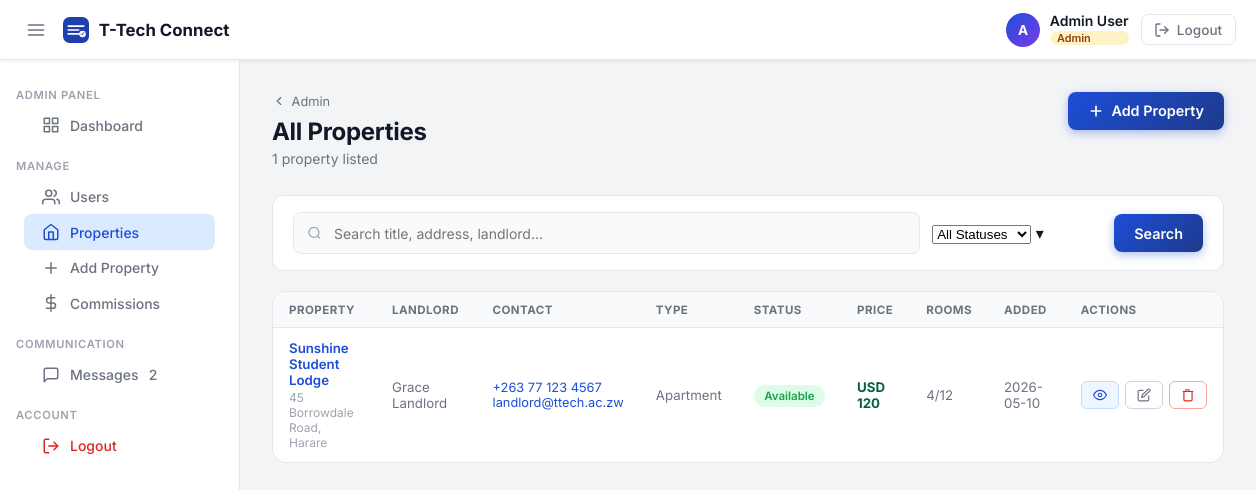
The page /admin/properties (signed in) on the database its author committed.
### tables this page shows
CREATE TABLE properties (
                id INTEGER PRIMARY KEY AUTOINCREMENT,
                landlord_id INTEGER NOT NULL,
                title TEXT NOT NULL,
                property_type TEXT DEFAULT 'apartment',
                description TEXT,
                status TEXT DEFAULT 'available',
                is_shared INTEGER DEFAULT 0,
                total_rooms INTEGER DEFAULT 1,
                available_rooms INTEGER DEFAULT 1,
                bathrooms INTEGER DEFAULT 1,
                price_per_month REAL NOT NULL,
                currency TEXT DEFAULT 'USD',
                address TEXT,
                city TEXT,
                country TEXT DEFAULT 'Zimbabwe',
                latitude REAL,
                longitude REAL,
                services TEXT DEFAULT '[]',
                contact_phone TEXT,
                contact_email TEXT,
                is_active INTEGER DEFAULT 1,
                created_at TIMESTAMP DEFAULT CURRENT_TIMESTAMP,
                updated_at TIMESTAMP DEFAULT CURRENT_TIMESTAMP, nearby_landmark TEXT DEFAULT '',
                FOREIGN KEY (landlord_id) REFERENCES users(id)
            );

CREATE TABLE users (
                id INTEGER PRIMARY KEY AUTOINCREMENT,
                full_name TEXT NOT NULL,
                email TEXT UNIQUE NOT NULL,
                password_hash TEXT NOT NULL,
                role TEXT DEFAULT 'student',
                is_active INTEGER DEFAULT 1,
                created_at TIMESTAMP DEFAULT CURRENT_TIMESTAMP,
                last_login TIMESTAMP
            , phone TEXT, last_seen TIMESTAMP);

### Backend/app.py (the view)
@app.route('/admin/properties')
@admin_required
def admin_properties():
    q             = request.args.get('q', '').strip()
    status_filter = request.args.get('status', '').strip()
    filters = ["p.is_active=1"]
    params  = []
    if q:
        filters.append("(p.title LIKE ? OR p.address LIKE ? OR u.full_name LIKE ?)")
        params += [f'%{q}%', f'%{q}%', f'%{q}%']
    if status_filter:
        filters.append("p.status=?")
        params.append(status_filter)
    with get_db() as conn:
        props = conn.execute(
            f"SELECT p.*,u.full_name AS landlord_name FROM properties p "
            f"JOIN users u ON p.landlord_id=u.id WHERE {' AND '.join(filters)} "
            f"ORDER BY p.created_at DESC", params
        ).fetchall()
    prop_list = [{**dict(p), 'services': json.loads(p['services'] or '[]')} for p in props]
    return render_template('admin_properties.html', properties=prop_list,
                           q=q, status_filter=status_filter, **_admin_common())

### Backend/app.py (called while the page is built)
def get_db():
    os.makedirs(os.path.dirname(DB_PATH), exist_ok=True)
    conn = sqlite3.connect(DB_PATH)
    conn.row_factory = sqlite3.Row
    return conn

def admin_required(f):
    @wraps(f)
    def decorated(*args, **kwargs):
        if 'user_id' not in session:
            return redirect(url_for('login'))
        if session.get('user_role') != 'admin':
            flash('Admin access required.', 'error')
            return redirect(url_for('dashboard'))
        return f(*args, **kwargs)
    return decorated

def get_unread_count(user_id):
    with get_db() as conn:
        row = conn.execute("""
            SELECT COUNT(*) as cnt FROM messages m
            JOIN conversation_members cm
                ON m.conversation_id = cm.conversation_id AND cm.user_id = ?
            WHERE m.sender_id != ?
              AND (m.sent_at > cm.last_read_at OR cm.last_read_at IS NULL)
              AND m.is_deleted = 0
        """, (user_id, user_id)).fetchone()
        return row['cnt'] if row else 0

def _admin_common():
    return dict(user_name=session.get('user_name'), user_role=session.get('user_role'),
                unread_count=get_unread_count(session['user_id']))

### Frontend/templates/admin_properties.html (shortened to what this page needs)
<!DOCTYPE html>
<html lang="en">
<head>
  <link rel="stylesheet" href="{{ url_for('static', filename='css/landlord.css') }}" />
  <link rel="stylesheet" href="{{ url_for('static', filename='css/admin.css') }}" />
</head>
<body>
{% include '_topbar.html' %}
<div class="layout">
  {% include '_sidebar.html' %}
  <main class="page-main">
    <div class="page-header">
      <div>
        <a href="/admin" class="back-crumb">
          <svg width="14" height="14" viewBox="0 0 24 24" fill="none" stroke="currentColor" stroke-width="2" stroke-linecap="round"><polyline points="15 18 9 12 15 6"/></svg>
          Admin
        </a>
        <h1 class="page-title">All Properties</h1>
        <p class="page-sub">{{ properties|length }} propert{{ 'ies' if properties|length != 1 else 'y' }} listed</p>
      </div>
      <a href="/landlord/property/new" class="btn-primary">
        <svg width="16" height="16" viewBox="0 0 24 24" fill="none" stroke="currentColor" stroke-width="2.5" stroke-linecap="round"><line x1="12" y1="5" x2="12" y2="19"/><line x1="5" y1="12" x2="19" y2="12"/></svg>
        Add Property
      </a>
    </div>
    <div class="admin-filter-bar">
      <form method="GET" action="/admin/properties" class="admin-filter-form">
        <div class="search-input-wrap" style="flex:1;min-width:200px">
          <input type="text" name="q" value="{{ q }}" class="search-input" placeholder="Search title, address, landlord…" />
        </div>
        <div class="select-wrap" style="width:170px">
          <select name="status" class="field-input" onchange="this.form.submit()">
            <option value="">All Statuses</option>
          </select>
          <span class="select-arrow">▾</span>
        </div>
        <button type="submit" class="btn-primary" style="display:flex;align-items:center;gap:.4rem">Search</button>
      </form>
    </div>
    <div class="admin-panel">
      <table class="admin-table">
        <thead>
          <tr>
            <th>Property</th>
            <th>Landlord</th>
            <th>Contact</th>
            <th>Type</th>
            <th>Status</th>
            <th>Price</th>
            <th>Rooms</th>
            <th>Added</th>
            <th>Actions</th>
          </tr>
        </thead>
        <tbody>
          {% for p in properties %}
          <tr id="prop-row-{{ p.id }}">
            <td>
              <a href="/landlord/property/{{ p.id }}" class="cell-main cell-link">{{ p.title }}</a>
              <div class="cell-sub">{{ p.address or p.city or '—' }}</div>
            </td>
            <td class="cell-muted">{{ p.landlord_name }}</td>
            <td>
              {% if p.contact_phone %}
              <a href="tel:{{ p.contact_phone }}" class="cell-link" style="display:block;font-size:.8rem">{{ p.contact_phone }}</a>
              {% endif %}
              {% if p.contact_email %}
              <a href="mailto:{{ p.contact_email }}" class="cell-link" style="display:block;font-size:.8rem">{{ p.contact_email }}</a>
              {% endif %}
            </td>
            <td class="cell-muted">{{ p.property_type|title }}</td>
            <td>
              <span class="status-badge status-{{ p.status }}">
                {% if p.status == 'available' %}Available
                {% elif p.status == 'partial' %}Partial
                {% elif p.status == 'occupied' %}Occupied
                {% else %}Maintenance{% endif %}
              </span>
            </td>
            <td class="cell-price">{{ p.currency }} {{ "%.0f"|format(p.price_per_month) }}</td>
            <td class="cell-muted">{{ p.available_rooms }}/{{ p.total_rooms }}</td>
            <td class="cell-muted">{{ p.created_at[:10] if p.created_at else '—' }}</td>
            <td>
              <div class="action-group">
                <a href="/landlord/property/{{ p.id }}" class="btn-action btn-view" title="View">
                  <svg width="14" height="14" viewBox="0 0 24 24" fill="none" stroke="currentColor" stroke-width="2"><path d="M1 12s4-8 11-8 11 8 11 8-4 8-11 8-11-8-11-8z"/><circle cx="12" cy="12" r="3"/></svg>
                </a>
                <a href="/landlord/property/{{ p.id }}/edit" class="btn-action btn-edit" title="Edit">
                  <svg width="14" height="14" viewBox="0 0 24 24" fill="none" stroke="currentColor" stroke-width="2"><path d="M11 4H4a2 2 0 0 0-2 2v14a2 2 0 0 0 2 2h14a2 2 0 0 0 2-2v-7"/><path d="M18.5 2.5a2.121 2.121 0 0 1 3 3L12 15l-4 1 1-4 9.5-9.5z"/></svg>
                </a>
                <button class="btn-action btn-delete" onclick="deleteProperty({{ p.id }}, '{{ p.title|e }}')" title="Delete">
                  <svg width="14" height="14" viewBox="0 0 24 24" fill="none" stroke="currentColor" stroke-width="2"><polyline points="3 6 5 6 21 6"/><path d="M19 6v14a2 2 0 0 1-2 2H7a2 2 0 0 1-2-2V6m3 0V4a1 1 0 0 1 1-1h4a1 1 0 0 1 1 1v2"/></svg>
                </button>
              </div>
            </td>
          </tr>
          {% else %}
          <tr><td colspan="9" class="cell-empty">No properties match your search.</td></tr>
          {% endfor %}
        </tbody>
      </table>
    </div>
  </main>
</div>
</body>
</html>

### Frontend/static/css/landlord.css (style rules this page uses)
*, *::before, *::after { box-sizing: border-box; margin: 0; padding: 0; }
:root { --primary: #1d4ed8; --primary-dark: #1e3a8a; --primary-light: #dbeafe; --sidebar-w: 240px; --topbar-h: 60px; --text-primary: #111827; --text-secondary: #6b7280; --text-muted: #9ca3af; --border: #e5e7eb; --bg: #f3f4f6; --white: #ffffff; --radius: 12px; --radius-sm: 8px; --shadow-sm: 0 1px 3px rgba(0,0,0,.08); --shadow-md: 0 4px 12px rgba(0,0,0,.1); }
html, body { height: 100%; font-family: 'Inter', system-ui, -apple-system, sans-serif; background: var(--bg); color: var(--text-primary); -webkit-font-smoothing: antialiased; }
.layout { display: flex; padding-top: var(--topbar-h); min-height: 100vh; }
.page-main { flex: 1; margin-left: var(--sidebar-w); padding: 2rem; max-width: 1100px; transition: margin-left .25s ease; }
.page-header { display: flex; align-items: flex-start; justify-content: space-between; gap: 1rem; margin-bottom: 1.75rem; }
.page-title { font-size: 1.5rem; font-weight: 700; letter-spacing: -.3px; }
.page-sub { font-size: .875rem; color: var(--text-secondary); margin-top: .3rem; }
.status-badge { font-size: .72rem; font-weight: 600; padding: .25rem .65rem; border-radius: 99px; }
.status-available { background: #dcfce7; color: #16a34a; }
.btn-action { display: inline-flex; align-items: center; gap: .3rem; padding: .35rem .7rem; border-radius: 6px; font-size: .78rem; font-weight: 500; cursor: pointer; border: 1px solid; text-decoration: none; transition: all .15s; }
.btn-view { border-color: #bfdbfe; background: #eff6ff; color: var(--primary); }
.btn-edit { border-color: #d1d5db; background: var(--white); color: var(--text-secondary); }
.btn-delete { border-color: #fca5a5; background: #fff; color: #dc2626; }
.btn-primary { display: inline-flex; align-items: center; gap: .45rem; padding: .65rem 1.25rem; background: linear-gradient(135deg, var(--primary), var(--primary-dark)); color: #fff; border: none; border-radius: var(--radius-sm); font-size: .9rem; font-weight: 600; font-family: inherit; cursor: pointer; text-decoration: none; box-shadow: 0 3px 10px rgba(29,78,216,.35); transition: all .2s; }
.back-crumb { display: inline-flex; align-items: center; gap: .35rem; font-size: .8rem; color: var(--text-secondary); text-decoration: none; margin-bottom: .5rem; transition: color .2s; }

### Frontend/static/css/admin.css (style rules this page uses)
.search-input-wrap { position: relative; }
.search-input { width: 100%; padding: .72rem 1rem .72rem 2.5rem; border: 1.5px solid var(--border); border-radius: 8px; background: #f9fafb; font-size: .875rem; font-family: inherit; color: var(--text-primary); outline: none; transition: border-color .2s; }
.admin-filter-bar { background: var(--white); border: 1px solid var(--border); border-radius: 12px; padding: 1rem 1.25rem; margin-bottom: 1.25rem; }
.admin-filter-form { display: flex; align-items: center; gap: .75rem; flex-wrap: wrap; }
.admin-panel { background: var(--white); border: 1px solid var(--border); border-radius: 14px; overflow: hidden; }
.admin-table { width: 100%; border-collapse: collapse; font-size: .83rem; }
.admin-table thead th { padding: .65rem 1rem; text-align: left; font-size: .72rem; font-weight: 700; text-transform: uppercase; letter-spacing: .04em; color: var(--text-secondary); background: #f8fafc; border-bottom: 1px solid var(--border); white-space: nowrap; }
.admin-table tbody tr { border-bottom: 1px solid #f1f5f9; transition: background .12s; }
.admin-table tbody tr:last-child { border-bottom: none; }
.admin-table td { padding: .75rem 1rem; vertical-align: middle; }
.cell-main { font-weight: 600; color: var(--text-primary); }
.cell-sub { font-size: .75rem; color: var(--text-muted); margin-top: .1rem; }
.cell-muted { color: var(--text-secondary); }
.cell-price { font-weight: 700; color: #065f46; }
.cell-link { text-decoration: none; color: var(--primary); }
.action-group { display: flex; gap: .35rem; align-items: center; }

### rows shown on the page
properties: title "Sunshine Student Lodge", address "45 Borrowdale Road, Harare", landlord_name "Grace Landlord", contact_phone "+263 77 123 4567", contact_email "landlord@ttech.ac.zw", property_type "Apartment", status "Available", currency "USD", price_per_month "120", available_rooms "4", total_rooms "12", created_at "2026-05-10"

### other values the page prints
{{ user_name[0].upper() if user_name else 'L' }} "A"
{{ user_name }} "Admin User"
{{ user_role|title }} "Admin"
{{ unread_count or '' }} "2"
{{ properties|length }} "1"
{{ 'ies' if properties|length != 1 else 'y' }} "y"
